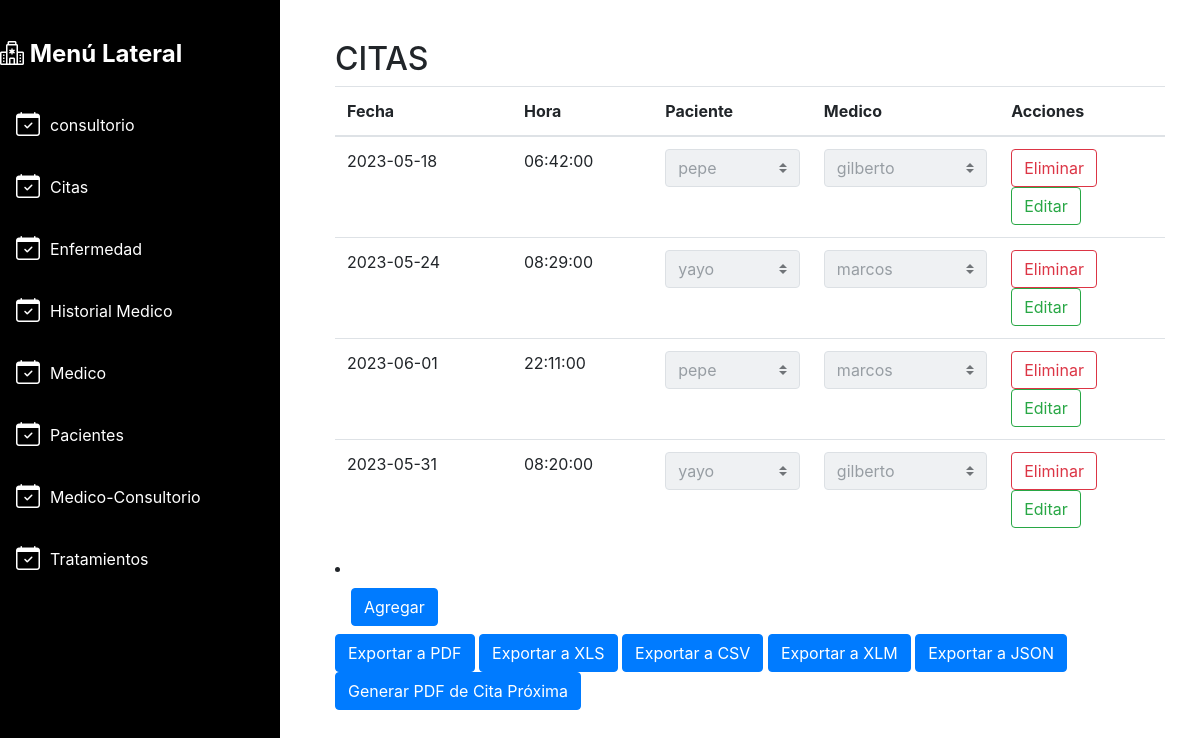
Page /ProyectoFinal/citatabla.php on the committed database.
### tables this page shows
CREATE TABLE `cita` (
  `id_cita` int(11) NOT NULL,
  `fecha` date NOT NULL,
  `hora` time NOT NULL,
  `id_paciente` int(11) DEFAULT NULL,
  `id_medico` int(11) DEFAULT NULL,
  `estatus` bit(1) DEFAULT b'1'
);

CREATE TABLE `paciente` (
  `id_paciente` int(11) NOT NULL,
  `nombre` varchar(255) NOT NULL,
  `apellidos` varchar(255) NOT NULL,
  `direccion` varchar(255) NOT NULL,
  `telefono` varchar(15) NOT NULL,
  `estatus` bit(1) DEFAULT b'1'
);

CREATE TABLE `medico` (
  `id_medico` int(11) NOT NULL,
  `nombre` varchar(255) NOT NULL,
  `apellidos` varchar(255) NOT NULL,
  `especialidad` varchar(255) NOT NULL,
  `Experiencia` varchar(150) NOT NULL,
  `estatus` bit(1) DEFAULT b'1'
);

### ProyectoFinal/citatabla.php (the view, shortened to what this page needs)
<!DOCTYPE html>
<html lang="es">
<head>
  <link rel="stylesheet" href="https://maxcdn.bootstrapcdn.com/bootstrap/4.5.2/css/bootstrap.min.css">
  <link rel="stylesheet" href="https://cdn.jsdelivr.net/npm/bootstrap-icons@1.10.2/font/bootstrap-icons.css">
</head>
<body>
  <div class="container-fluid">
    <div class="row">
      <div class="col-md-3">
        <div class="sidebar">
          <h3 class="logo">
            <i class="bi bi-hospital"></i>
            Menú Lateral
          </h3>
          <ul class="nav flex-column">
            <li class="nav-item">
              <a href="consultoriotabla.php" class="nav-link">
                <i class="bi bi-calendar-check"></i>
                <span class="text-white fw-bold">consultorio</span>
              </a>
            </li>
            <li class="nav-item">
              <a href="citatabla.php" class="nav-link">
                <i class="bi bi-calendar-check"></i>
                <span class="text-white fw-bold">Citas</span>
              </a>
            </li>
            <li class="nav-item">
              <a href="enferemedadtabla.php" class="nav-link">
                <i class="bi bi-calendar-check"></i>
                <span class="text-white fw-bold">Enfermedad</span>
              </a>
            </li>
            <li class="nav-item">
              <a href="hitorialmedicotabla.php" class="nav-link">
                <i class="bi bi-calendar-check"></i>
                <span class="text-white fw-bold">Historial Medico</span>
              </a>
            </li>
            <li class="nav-item">
              <a href="medicotabla.php" class="nav-link">
                <i class="bi bi-calendar-check"></i>
                <span class="text-white fw-bold">Medico</span>
              </a>
            </li>
            <li class="nav-item">
              <a href="pacientetabla.php" class="nav-link">
                <i class="bi bi-calendar-check"></i>
                <span class="text-white fw-bold">Pacientes</span>
              </a>
            </li>
            <li class="nav-item">
              <a href="medicoconsultoriortabla.php" class="nav-link">
                <i class="bi bi-calendar-check"></i>
                <span class="text-white fw-bold">Medico-Consultorio</span>
              </a>
            </li>
            <li class="nav-item">
              <a href="tratamientotabla.php" class="nav-link">
                <i class="bi bi-calendar-check"></i>
                <span class="text-white fw-bold">Tratamientos</span>
              </a>
            </li>
          </ul>
        </div>
      </div>
      <div class="col-md-9">
        <div class="content">
          <div class="table-container active" id="tabla1">
            <h2>CITAS</h2>
            <table class="table">
              <thead>
                <tr>
                  <th>Fecha</th>
                  <th>Hora</th>
                  <th>Paciente</th>
                  <th>Medico</th>
                  <th>Acciones</th>
                </tr>
              </thead>
              <tbody>
              <?php
require_once('config.php');
$conexion = new mysqli($servername, $username, $password, $dbname);
$consulta = "SELECT id_cita, fecha, hora, id_paciente, id_medico FROM cita WHERE estatus = 1";
$resultados = $conexion->query($consulta);
while ($fila = mysqli_fetch_assoc($resultados)) {
  echo "<tr>";
  echo '<td>' . $fila['fecha'] . '</td>';
  echo '<td>' . $fila['hora'] . '</td>';
  $consultaPacientes = "SELECT id_paciente, nombre FROM paciente";
  $resultadoPacientes = $conexion->query($consultaPacientes);
  echo '<td>
          <select name="paciente" class="custom-select" disabled>';
  while ($filaPaciente = mysqli_fetch_assoc($resultadoPacientes)) {
    echo '<option value="' . $filaPaciente['id_paciente'] . '"';
    if ($filaPaciente['id_paciente'] == $fila['id_paciente']) {
      echo ' selected';
    }
    echo '>' . $filaPaciente['nombre'] . '</option>';
  }
  echo '</select>
        </td>';
  $consultaMedicos = "SELECT id_medico, nombre FROM medico";
  $resultadoMedicos = $conexion->query($consultaMedicos);
  echo '<td>
          <select name="medico" class="custom-select" disabled>';
  while ($filaMedico = mysqli_fetch_assoc($resultadoMedicos)) {
    echo '<option value="' . $filaMedico['id_medico'] . '"';
    if ($filaMedico['id_medico'] == $fila['id_medico']) {
      echo ' selected';
    }
    echo '>' . $filaMedico['nombre'] . '</option>';
  }
  echo '</select>
        </td>';
  echo '<td>
          <form action="confirmareliminarcita.php" method="POST">
            <input type="hidden" name="id" value="' . $fila['id_cita'] . '">
            <button type="submit" class="btn btn-danger btn-eliminar">Eliminar</button>
          </form>
          <a href="editardiseñocita.php?id=' . $fila['id_cita'] . '" class="btn btn-success btn-editar">Editar</a>
        </td>';
  echo '</tr>';
}
?>
              </tbody>
            </table>
            <li class="nav-item">
              <a href="diseñoinsertarcita.php" class="nav-link">
                <span class="text-black fw-bold btn btn-primary">Agregar</span>
              </a>
              <a href="exportar_pdfcita.php" target="_blank" class="btn btn-primary">Exportar a PDF</a>
<a href="exportar_xlscita.php" target="_blank" class="btn btn-primary">Exportar a XLS</a>
<a href="exportar_csvcita.php" target="_blank" class="btn btn-primary">Exportar a CSV</a>
<a href="exportar_xlmcita.php" target="_blank" class="btn btn-primary">Exportar a XLM</a>
<a href="exportar_jasoncita.php" target="_blank" class="btn btn-primary">Exportar a JSON</a>
<a href="generar_pdf_cita_proxima.php" target="_blank" class="btn btn-primary">Generar PDF de Cita Próxima</a>
            </li>
          </div>
        </div>
      </div>
    </div>
  </div>
</body>
</html>

### ProyectoFinal/citatabla.php (style rules this page uses)
.btn-success { background-color: #c3e6cb; color: #155724; transition: background-color 0.3s ease; }
.btn-eliminar { background-color: white; color: #dc3545; transition: background-color 0.3s ease; }
.btn-editar { background-color: white; color: #28a745; transition: background-color 0.3s ease; border: 1px solid #28a745; }
body { background-color: #ffffff; }
.sidebar { background-color: #000000; padding: 20px; min-height: 100vh; position: relative; left: -20px; }
.sidebar .logo { color: #fff; font-size: 24px; font-weight: bold; margin-bottom: 30px; }
.sidebar .nav-link { color: #fff; transition: all 0.3s ease-in-out; display: flex; align-items: center; margin-bottom: 10px; }
.sidebar .nav-link .bi { margin-right: 10px; font-size: 24px; }
.content { padding: 20px; }
.table-container { display: none; }
.table-container.active { display: block; }
.col-md-3 { background-color: #000000; padding: 20px; min-height: 100vh; position: relative; left: -20px; }

### rows in the picture
cita: fecha "2023-05-18", hora "06:42:00", paciente "pepe", medico "gilberto"
cita: fecha "2023-05-24", hora "08:29:00", paciente "yayo", medico "marcos"
cita: fecha "2023-06-01", hora "22:11:00", paciente "pepe", medico "marcos"
cita: fecha "2023-05-31", hora "08:20:00", paciente "yayo", medico "gilberto"
